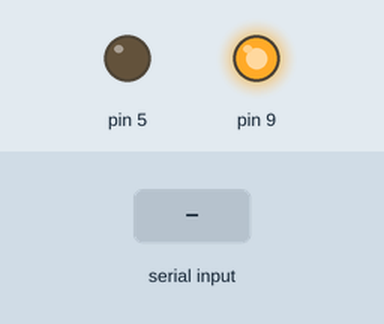
Bench run of a sketch on a simulated Arduino Uno, built with avr-gcc and run on an emulated ATmega328P. Parts: output pins drawn as LEDs (lit = HIGH). The inputs (shaded band) are chosen by the test bench. What the sketch prints to the serial monitor is not drawn.

Above: at 1.2 s.
1.3 s: "a" received over the second serial link
At 2.2 s:
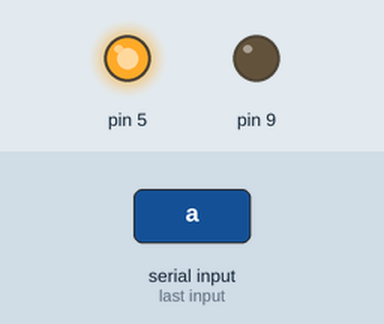
2.8 s: "b" received over the second serial link
At 4.0 s:
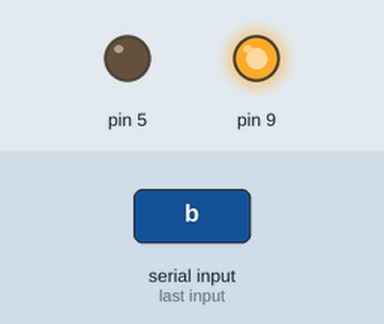
4.3 s: "c" received over the second serial link
At 5.6 s:
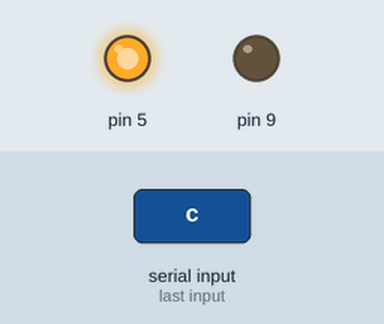
Timing chart, 0 to 7.3 s (numbered marks = the images above; inputs shaded):
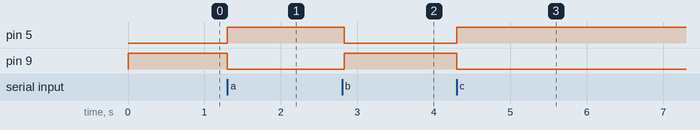

Measured:
- after the input at 1.3 s, pin 5: LOW → HIGH at once; pin 9: HIGH → LOW at once
- after the input at 2.8 s, pin 5: HIGH → LOW at once; pin 9: LOW → HIGH at once
- after the input at 4.3 s, pin 5: LOW → HIGH at once; pin 9: HIGH → LOW at once

The sketch:

Motor_Code_with_timer.ino
```cpp
#include <SoftwareSerial.h>

// Define the data transmit/receive pins in Arduino

#define TxD 2

#define RxD 3

SoftwareSerial mySerial(RxD, TxD); // RX, TX for Bluetooth
int counter;
int mins;

void setup() {

mySerial.begin(9600); // For Bluetooth

Serial.begin(9600); // For the IDE monitor Tools -> Serial Monitor

pinMode(9,OUTPUT);
pinMode(5,OUTPUT);
// Any code that you want to run once....
//const int runtime=10000;
counter=0;
mins=15;


}

void loop() {

// put your main code here, to run repeatedly:


digitalWrite(9, HIGH);
boolean isValidInput; do { byte c; // get the next character from the bluetooth serial port
while ( !mySerial.available() ){
        if(counter==1){
        digitalWrite(9, HIGH);
        digitalWrite(5, LOW);
//        digitalWrite(6, LOW);
        mySerial.println( "Motor Powered OFF" );
      }
      if(counter>0){
        counter=counter-1;
        delay(100);
      }else{

      }

  } ; // LOOP...

c = mySerial.read(); // Execute the option based on the character recieved

Serial.print(c); // Print the character received to the IDE serial monitor

switch ( c ) {

case 'a': // You've entered a

// Do the code you need when 'a' is received.....
  digitalWrite(9, LOW);
  digitalWrite(5, HIGH);
  mySerial.println( "Motor Powered ON for 15 mins" );
  counter=mins*10*60;


isValidInput = true;

break;

case 'b': // You've entered b
  digitalWrite(9, HIGH);
  digitalWrite(5, LOW);
  counter=0;

// Do the code you need when 'a' is received.....

mySerial.println( "Motor Powered OFF" );

isValidInput = true;

break;

case 'c': // You've entered c

// Do the code you need when 'a' is received.....
  digitalWrite(9, LOW);
  digitalWrite(5, HIGH);
  mySerial.println( "Motor Powered ON for 5 mins" );
  counter=5*10*60;


isValidInput = true;

break;
case 'd': // You've entered a

// Do the code you need when 'a' is received.....
  digitalWrite(9, LOW);
  digitalWrite(5, HIGH);
  mySerial.println( "Motor Powered ON for 10 mins" );
  counter=10*10*60;


isValidInput = true;

break;

case 'e': // You've entered a

// Do the code you need when 'a' is received.....
  digitalWrite(9, LOW);
  digitalWrite(5, HIGH);
  mySerial.println( "Motor Powered ON for 20 mins" );
  counter=20*10*60;


isValidInput = true;

break;

case 'f': // You've entered a

// Do the code you need when 'a' is received.....
  digitalWrite(9, LOW);
  digitalWrite(5, HIGH);
  mySerial.println( "Motor Powered ON for 25 mins" );
  counter=25*10*60;


isValidInput = true;

break;

case 'g': // You've entered a

// Do the code you need when 'a' is received.....
  digitalWrite(9, LOW);
  digitalWrite(5, HIGH);
  mySerial.println( "Motor Powered ON for 30 mins" );
  counter=30*10*60;


isValidInput = true;

break;

default:

// Do the code you need when any other character is received.....

mySerial.println( "Please enter 'a' or 'b'" );

isValidInput = false;

break;

}

} while ( isValidInput == true );

}
```
